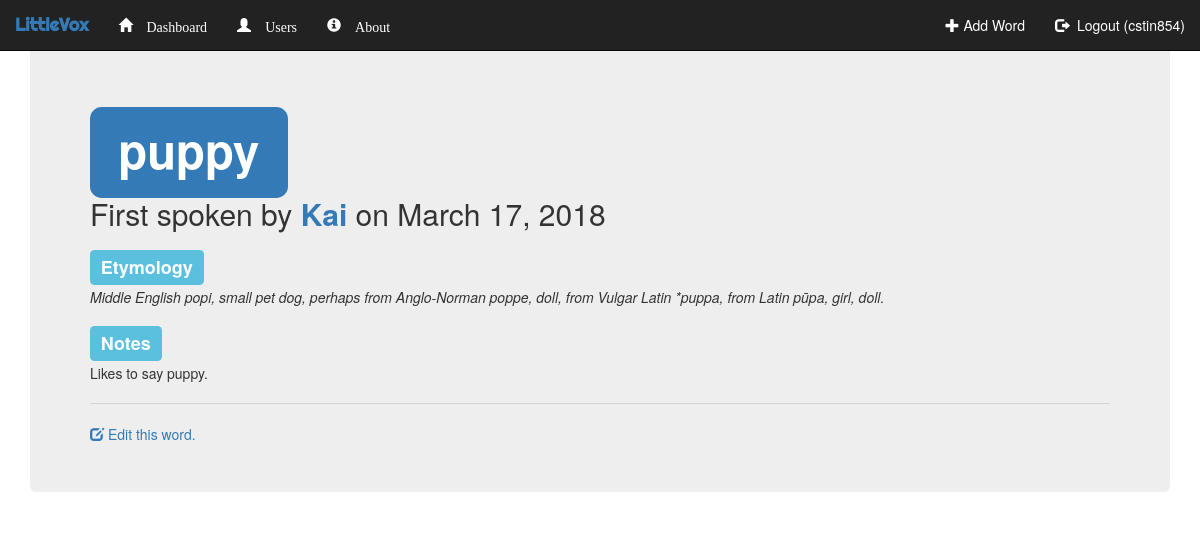
Page /outline/word/6/ (signed in) on the committed database.
### outline/models.py (models this page shows, shortened)
class Word(models.Model):
    child = models.ForeignKey(Child, on_delete=models.CASCADE)
    word = models.CharField(max_length=50)
    date = models.DateField(default=datetime.date.today)
    etymology = models.TextField(default='', blank=True, null=True)
    note = models.CharField(max_length=500, blank=True, default="")
    def has_notes(self):
        if self.note == "":
            return False
        else:
            return True

class Child(models.Model):
    parent_guardian = models.ForeignKey(User, on_delete=models.CASCADE)
    name = models.CharField(max_length=50)
    date_of_birth = models.DateField(default=datetime.date.today)
    is_default = models.BooleanField()

### outline/views.py (the view, shortened to what this page needs)
    def wrapper(request, **kwargs):
        if 'user' in kwargs:
            obj = kwargs.get('user')
        elif 'recipient' in kwargs:
            obj = kwargs.get('recipient')
        elif 'childid' in kwargs:
            obj = kwargs.get('childid')
        elif 'user_to_unblock' in kwargs:
            obj = kwargs.get('user_to_unblock')
        elif 'wordid' in kwargs:
            obj = kwargs.get('wordid')
        else:
            obj = False
        context = kwargs.get('context', dict())
        if obj != False:
            return original_function(request,obj,context)
        else:
            return original_function(request,context)

### outline/views.py (called while the page is built, shortened)
def errorDecorator(original_function):
    def wrapper(request, **kwargs):
        if 'user' in kwargs:
            obj = kwargs.get('user')
        elif 'recipient' in kwargs:
            obj = kwargs.get('recipient')
        elif 'childid' in kwargs:
            obj = kwargs.get('childid')
        elif 'user_to_unblock' in kwargs:
            obj = kwargs.get('user_to_unblock')
        elif 'wordid' in kwargs:
            obj = kwargs.get('wordid')
        else:
            obj = False
        context = kwargs.get('context', dict())
        if obj != False:
            return original_function(request,obj,context)
        else:
            return original_function(request,context)
    return wrapper

@login_required
@errorDecorator
def child_word(request, wordid, context=dict()):
    try:
        word = Word.objects.get(id=wordid)
    except:
        request.session['error_title'] = "Error"
        request.session['error_message'] = "Word not found."
        return redirect('outline:user_splashpage', user = request.user.username)
    context['word'] = word
    return render(request, 'outline/word_display.html', context)

### outline/templates/outline/word_display.html (shortened to what this page needs)
{% extends 'outline/base.html' %}
{% block body %}
<div class="container">
    <div class="jumbotron">
        <h1><span class="label label-primary">{{word.word}}</span></h3>
        <h2>First spoken by <strong><a href="/outline/child/{{word.child.id}}/">{{word.child.name}}</a></strong> on {{word.date}}</h2>
        <h3><span class="label label-info">Etymology</span></h3><i>{{word.etymology}}</i>
        {% if word.has_notes %}
            <h3><span class="label label-info">Notes</span></h3>
            {{word.note}}
        {% endif %}
        <hr><a href="/outline/word/edit/{{word.id}}/">
        <span class="glyphicon glyphicon-edit" aria-hidden="true"></span>
        Edit this word.</a>
    </div>
</div>
{% endblock %}

### outline/templates/outline/base.html (shortened to what this page needs)
<!DOCTYPE html>
<html lang="en">
<head>
    <link rel="stylesheet" href="https://maxcdn.bootstrapcdn.com/bootstrap/3.3.7/css/bootstrap.min.css">
    {% load staticfiles %}
</head>
<body>
<nav class="navbar navbar-inverse  navbar-fixed-top">
    <div class="container-fluid">
        <div class="navbar-header">
            <a class="navbar-brand" href="{% url 'outline:index' %}" style="font-family: 'Righteous', serif;
                color: #337AB7;">
                <strong>LittleVox</strong>
            </a>
        </div>
        <div class="collapse navbar-collapse" id="myNavbar">
            <ul class="nav navbar-nav">
                <li class="{% if dashboard_active %}active{% endif %}">
                    <a href="
                            {% if request.user.username %}/outline/user/{{ request.user.username }}/
                            {% else %}{% url 'outline:index' %}
                            {% endif %}" style="color: #FFFFFF;">
                        <span class="glyphicon glyphicon-home" aria-hidden="True">&nbsp;Dashboard</span>
                    </a>
                </li>
                <li class="{% if users_active %}active{% endif %}">
                    <a href="{% url 'outline:users' %}" style="color: #FFFFFF;">
                        <span class="glyphicon glyphicon-user" aria-hidden="True">&nbsp;Users</span>
                    </a>
                </li>
                <li class="{% if about_active %}active{% endif %}">
                    <a href="#" style="color: #FFFFFF;">
                        <span class="glyphicon glyphicon-info-sign" aria-hidden="True">&nbsp;About</span>
                    </a>
                </li>
            </ul>
            <ul class="nav navbar-nav navbar-right">
                <li class="{% if addword_active %}active{% endif %}">
                    <a href="/outline/addword/" style="color: #FFFFFF;"><span class="glyphicon glyphicon-plus"></span>&nbsp;Add Word</a>
                </li>
                {% if request.user.username %}
                <li class="{% if loginout_active %}active{% endif %}">
                    <a href="{% url 'outline:logout' %}" style="color: #FFFFFF;"><span
                            class="glyphicon glyphicon-log-out"></span>
                        &nbsp;Logout ({{ request.user.username }})
                    </a>
                </li>
                {% else %}
                <li class="{% if loginout_active %}active{% endif %}">
                    <a href="{% url 'outline:login_view' %}" style="color: #FFFFFF;">
                        <span class="glyphicon glyphicon-log-in"></span>&nbsp;Login
                    </a>
                </li>
                {% endif %}
            </ul>
        </div>
    </div>
</nav>
<br><br>
{% block body %}
{% endblock %}
</body>
</html>

### rows in the picture
Word: word "puppy", child.name "Kai", date "March 17, 2018", etymology "Middle English popi, small pet dog, perhaps from Anglo-Norman poppe, doll, from Vulgar Latin *puppa, from Latin pūpa, girl, doll.", note "Likes to say puppy."

### other values in the picture
{{ request.user.username }} "cstin854"
